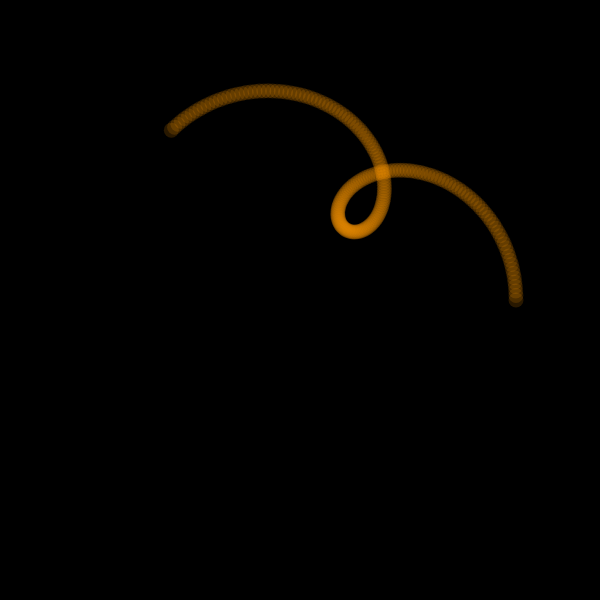
Frame 1 (no input)
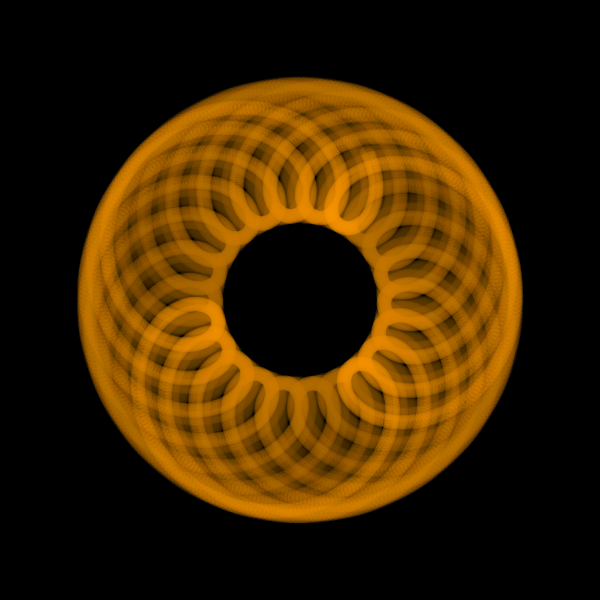
Frame 60 (no input)
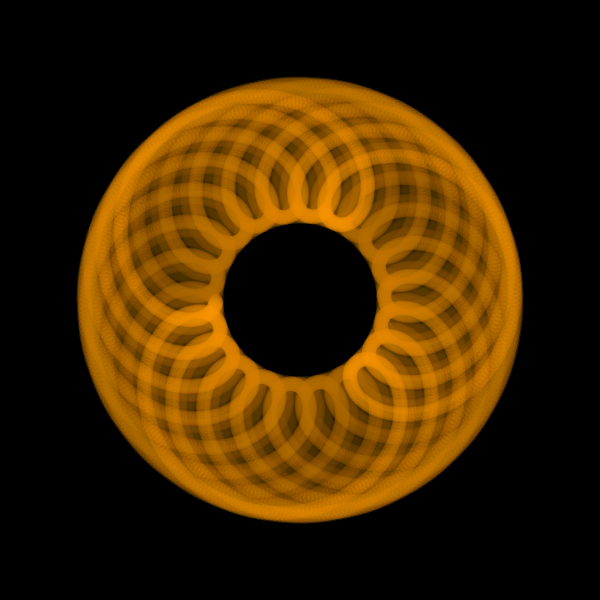
Frame 120 (the mouse pressed at the canvas centre since frame 60)

The p5.js sketch that drew these frames (run headless with seeded random() and noise() and a simulated clock; from frame 60 on, the mouse is pressed at the canvas centre):

// p5.js sketch
// ── sketch.js
let r1;
let r2;
let r3;
let pos_x;
let pos_y;
let theta_step;
let phi_step;
let coeff;
let theta;
let phi;
let fake_hour;
let fake_min;


function setup() {
  createCanvas(600, 600);
  r1=150;
  r2=50;
  r3=20;
  coeff=0.8;
  fake_hour=9;
  fake_min=28;
  
  
  theta_step=-PI/2000*fake_hour*0.75;
  phi_step=-PI/2000*fake_min;
  theta=0;
  phi=0;
}
function update(){
}
function draw() {
  if (frameCount==1){
    fill(0);
    rect(0,0,width,height);
  }  

  noStroke();
  fill(0,0,0,5);
  
  rect(0,0,width,height);
  translate(width/2,height/2);
  for(let i=0; i<200;i++){
      pos_x=r1*cos(theta)+(r2+r3*coeff)*cos(phi);
      pos_y=r1*sin(theta)+(r2+r3*coeff)*sin(phi);
      fill(255,155,0,40);
      circle(pos_x,pos_y,15);
      theta=theta+theta_step;
      phi=phi+phi_step;
  }
}

function keyPressed() {
  
  if (key ==='w') {
    fake_hour += 1;
    theta_step=-PI/2000*fake_hour;
    phi_step=-PI/2000*fake_min;
    fill(0);
    translate(-width/2,-height/2);
    rect(0,0,width,height);
  } 
  if (key ==='s') {
    fake_hour -=1;
    theta_step=-PI/200*fake_hour;
    phi_step=-PI/2000*fake_min;
    fill(0);
    translate(-width/2,-height/2);
    rect(0,0,width,height);
  }
  if (key ==='a') {
    fake_min -=1;
    theta_step=-PI/2000*fake_hour;
    phi_step=-PI/2000*fake_min;
    fill(0);
    translate(-width/2,-height/2);
    rect(0,0,width,height);
  }
  if (key ==='d') {
    fake_min +=1;
    theta_step=-PI/2000*fake_hour;
    phi_step=-PI/2000*fake_min;
    fill(0);
    translate(-width/2,-height/2);
    rect(0,0,width,height);
  }
}
  
